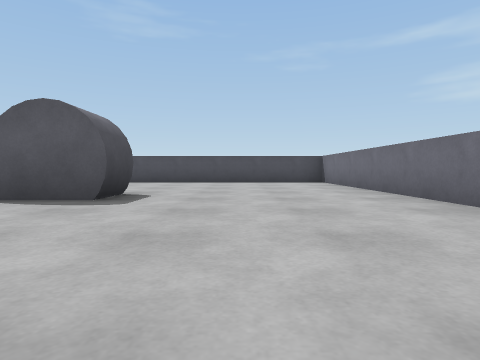
[1] (above)

20 first-person views from a walk through a robot-simulator world made for Webots. The camera is 0.2 m above the floor, tilts 2° down and sees 75° across. The floor is counted in squares, 0.5 m on a side. Each view is taken from the middle of a square. On the plan, view 1 faces up. The plan holds only what a view shows up to about 9 squares ahead; the rest is blank. The robots in the file are not drawn.

[2]
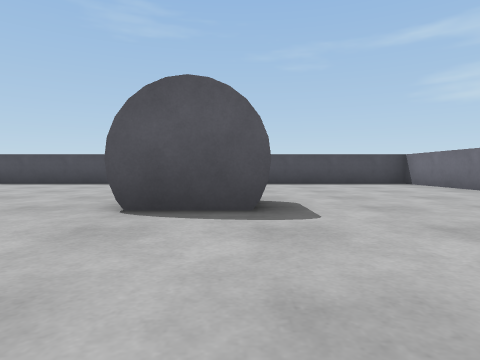

[3]
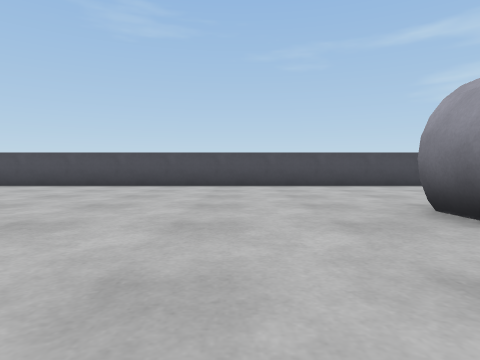

[4]
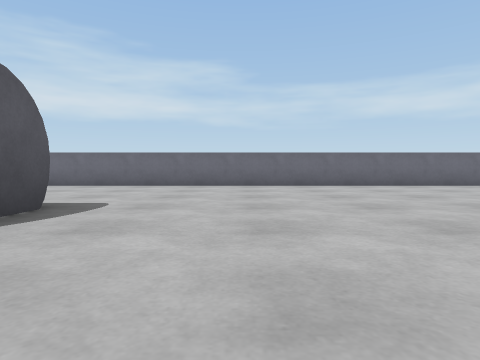

[5]
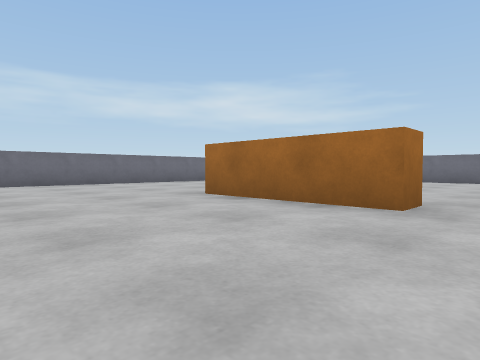

[6]
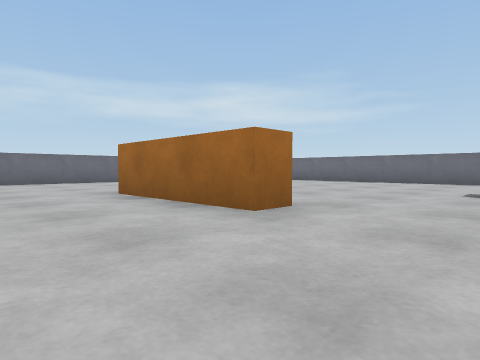

[7]
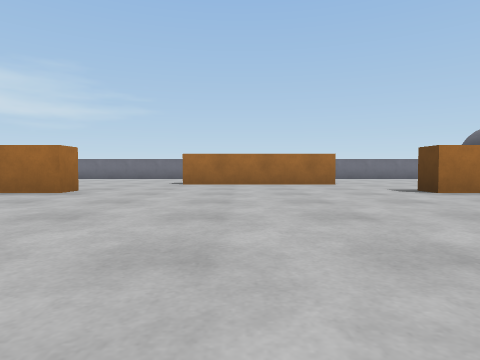

[8]
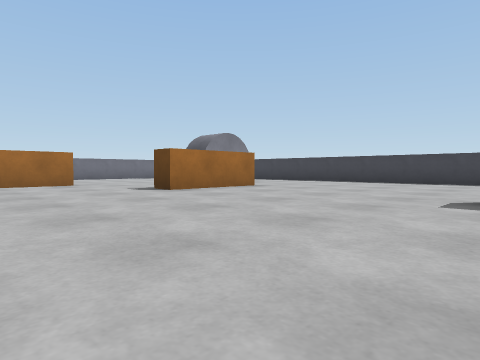

[9]
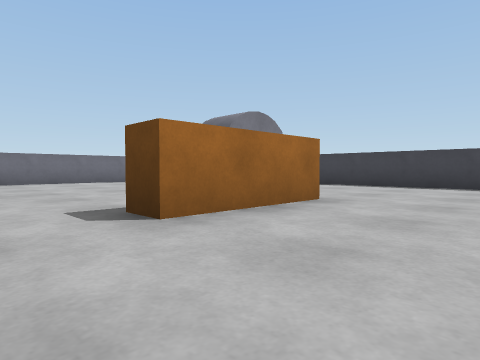

[10]
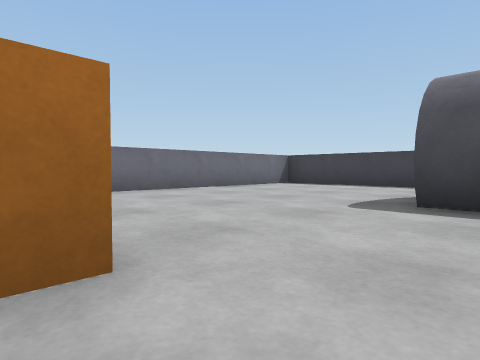

[11]
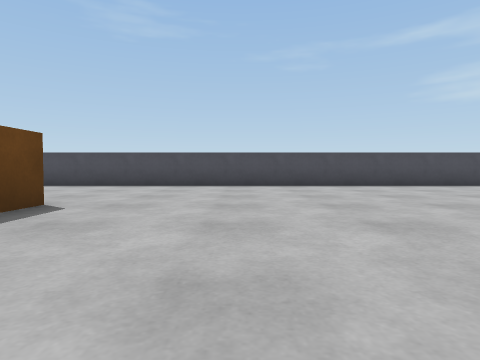

[12]
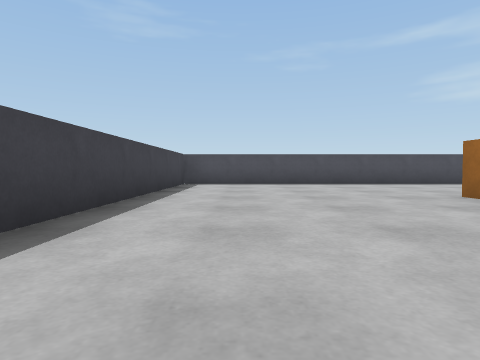

[13]
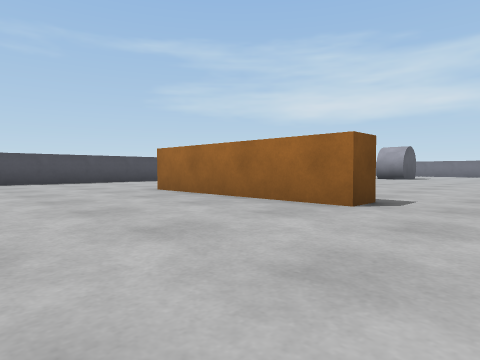

[14]
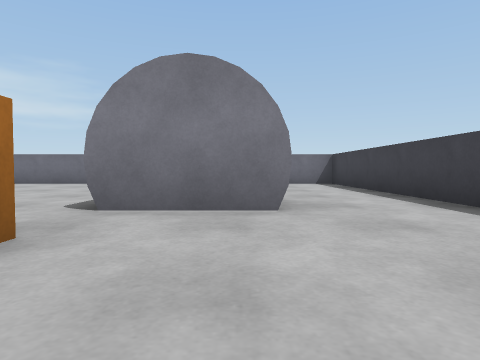

[15]
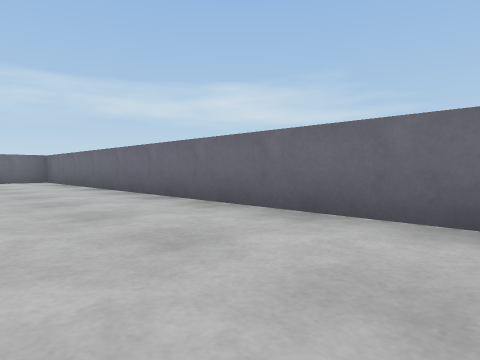

[16]
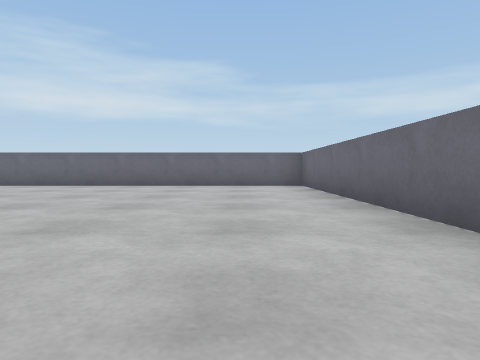

[17]
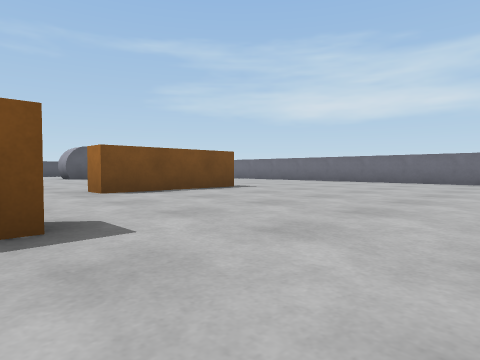

[18]
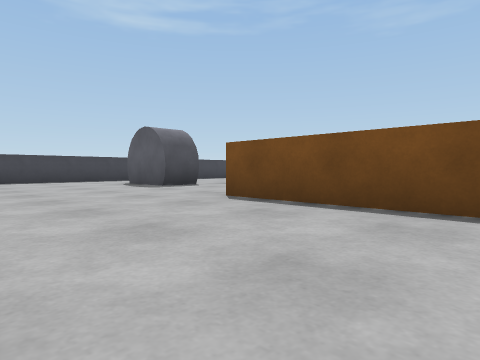

[19]
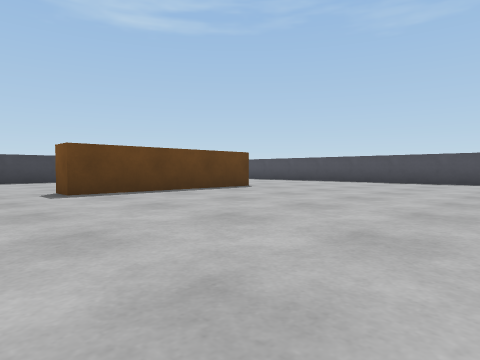

[20]
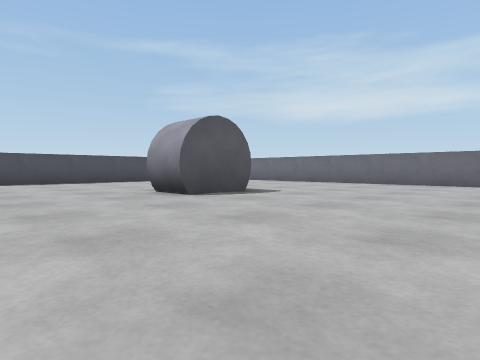

### Floor plan
Points are (right, up) in squares from view 1. A wall is a line through its corners. A room is listed if a view was taken in it or the views show most of it. See-through windows are left out.
Room 1 (views 1, 2, 3, 4, 5, 6, 7, 8, 9, 10, 11, 12, 13, 14, 15, 16, 17, 18, 19, 20)
walls: (-2, -3.8) (-5, -3.8) (-5, -3.2) (-2, -3.2); (-6.4, -6.8) (-10.5, -6.8); (-10.6, -6.2) (-6.5, -6.2); (-13.8, -3.2) (-11.3, -3.2) (-11.3, -3.9); (-12.2, 5.5) (-12.2, 1.5) (-12.8, 1.5) (-12.8, 5.5); (2.5, 9.5) (-17.5, 9.5) (-17.5, -10.5) (2.5, -10.5) (2.5, 9.5)
ways out: gap at (-18, 9)
objects: pillar (-15, -6) to (-14, -5); pillar (-3, 4) to (-2, 5)

Where each view was taken, in squares from view 1:
view 1: 0 up, 0 right, facing up
view 2: 1 up, 2 left, facing up
view 3: 2 up, 5 left, facing up
view 4: 2 up, 5 left, facing right
view 5: 0 up, 6 left, facing down-right
view 6: 1 down, 7 left, facing down-right
view 7: 2 up, 8 left, facing down
view 8: 2 up, 8 left, facing down-left
view 9: 1 down, 10 left, facing down-left
view 10: 5 down, 10 left, facing down-left
view 11: 2 up, 10 left, facing up
view 12: 1 up, 16 left, facing up
view 13: 0 up, 16 left, facing up-right
view 14: 2 down, 15 left, facing down
view 15: 8 down, 8 left, facing down-right
view 16: 9 down, 5 left, facing right
view 17: 9 down, 7 left, facing up-right
view 18: 10 down, 7 left, facing up-left
view 19: 0 up, 7 left, facing up-left
view 20: 0 up, 6 left, facing up-right
